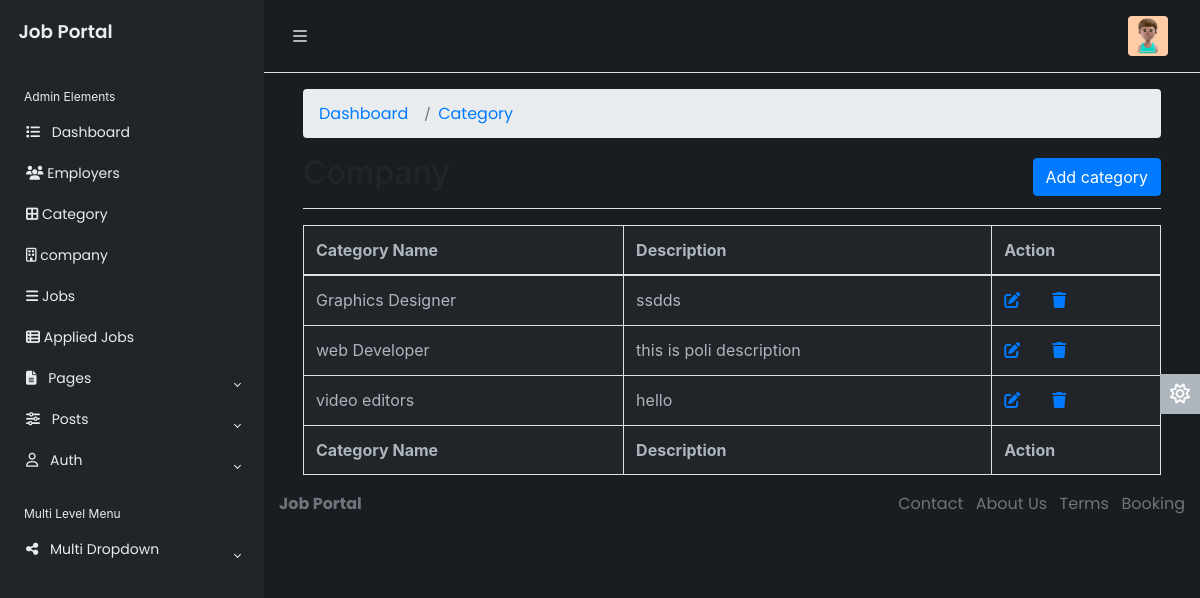
Page /admin2/category.php (signed in) on the committed database.
### tables this page shows
CREATE TABLE `job_category` (
  `id` int(111) NOT NULL,
  `category` varchar(111) NOT NULL,
  `des` varchar(111) NOT NULL
);

### admin2/category.php (the view, shortened to what this page needs)
<?php include('header.php');?>
<?php include('sidebar.php');?>
<?php
    $query="select * from job_category";
    $result=mysqli_query($connection,$query);
    $raw=mysqli_num_rows($result);
?>
<div class="container-fluid">
<main role="main" class="col-md-9 ml-sm-auto col-lg-12 pt-3 px-4">
        <nav aria-label="breadcrumb">
  <ol class="breadcrumb">
    <li class="breadcrumb-item"><a href="admin_dashboard.php">Dashboard</a></li>
    <li class="breadcrumb-item"><a href="category.php">Category</a></li>
  </ol>
</nav>
<div class="d-flex justify-content-between flex-wrap flex-md-nowrap align-items-center pb-2 mb-3 border-bottom">
          <h1 class="h2">Company</h1>
           <a href="add_category.php" class="btn btn-primary">Add category</a>
          </div>
<div class="table-responsive">
<table id="example" class="table  table-bordered" style="width:100%">
        <thead>
            <tr>
            <th>Category Name</th>
                <th>Description</th>
                <th>Action</th>
            </tr>
        </thead>
        <tbody>
        <?php
         if($raw>0){
          while($data=mysqli_fetch_assoc($result)) {
    ?>
            <tr>
        <td><?php echo $data['category'];?></td>
      <td><?php echo $data['des'];?></td>
      <td><a href="edit_category.php?uid=<?php echo $data['id'];?>"> <i class="fa-solid fa-pen-to-square mr-3"></i></a><a href="category.php?did=<?php echo $data['id'];?>"><i class="fa-solid fa-trash ml-3"></i></a></td>
            </tr>
            <?php }}; ?>
        </tbody>
        <tfoot>
            <tr>
                <th>Category Name</th>
                <th>Description</th>
                <th>Action</th>
            </tr>
        </tfoot>
    </table>
    </div>
    </div>
<?php include('footer.php');?>

### admin2/css/style.css (style rules this page uses)
body { font-family: 'Poppins', sans-serif; font-size: 0.875rem; opacity: 1; overflow-y: scroll; margin: 0; }
a { cursor: pointer; text-decoration: none; font-family: 'Poppins', sans-serif; }
li { list-style: none; }

### rows in the picture
job_category: category "Graphics Designer", des "ssdds"
job_category: category "web Developer", des "this is poli description"
job_category: category "video editors", des "hello"
